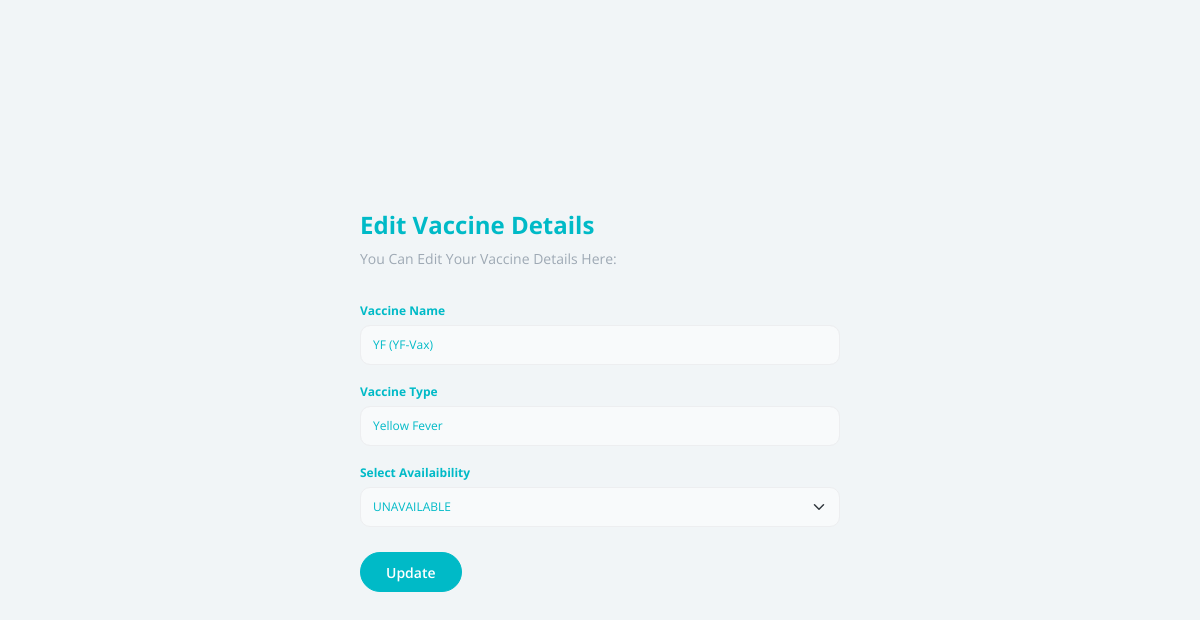
The app's page /admin/edit_vaccine.php?vid=14 (signed in) with its own data.
### tables this page shows
CREATE TABLE `list_of_vaccines` (
  `drug_id` int(11) NOT NULL,
  `drug_Name` varchar(100) NOT NULL,
  `drug_Type` varchar(100) NOT NULL,
  `drug_Availability` varchar(20) NOT NULL
);

### admin/edit_vaccine.php (the view, shortened to what this page needs)
<?php
include_once 'header.php';
?>
<head>
</head>
<body class="bg-light-green">
    <main class="container">
        <div class="row align-items-center justify-content-center vh-100">
            <div class="col-md-7 col-lg-6 px-lg-4 px-xl-8 d-flex flex-column vh-95 py-6">
                <h1 class="mb-2">
                    Edit Vaccine Details
                </h1>
                <p class="text-secondary">
                    You Can Edit Your Vaccine Details Here:
                </p>
                <?php
                $drug_id = $_GET['vid'];
                $sql = "SELECT * FROM `list_of_vaccines`
                WHERE drug_id = {$drug_id}";
                $fetch = mysqli_query($conn, $sql) or die("Query Failed");
                if (mysqli_num_rows($fetch)) {
                    while ($row = mysqli_fetch_assoc($fetch)) {
                ?>
                        <form action="<?php $_SERVER['PHP_SELF']; ?>" method="POST">
                            <div class="row">
                                <div class="col-lg-12">
                                    <div class="mb-4">
                                        <label class="form-label">
                                            Vaccine Name
                                        </label>
                                        <input type="text" name="vname" class="form-control" value="<?php echo $row['drug_Name'] ?>" placeholder="Hospital Name" required>
                                    </div>
                                </div>
                            </div>
                            <div class="row">
                                <div class="col-lg-12">
                                    <div class="mb-4">
                                        <label class="form-label">
                                            Vaccine Type
                                        </label>
                                        <input type="text" name="vtype" class="form-control" value="<?php echo $row['drug_Type'] ?>" placeholder="Hospital Email Address" required>
                                    </div>
                                </div>
                            </div>
                            <div class="row">
                                <div class="col-lg-12">
                                    <div class="mb-4">
                                        <label class="form-label">
                                            Select Availaibility
                                        </label>
                                        <select name="avail" class="form-select" aria-label="Default select example">
                                            <?php
                                            if ($row['drug_Availability'] == 'AVAILABLE') {
                                                echo "<option value='AVAILABLE' selected>AVAILABLE</option>
                                        <option value='UNAVAILABLE'>UNAVAILABLE</option>";
                                            } else {
                                                echo "<option value='AVAILABLE'>AVAILABLE</option>
                                        <option value='UNAVAILABLE' selected>UNAVAILABLE</option>";
                                            }
                                            ?>
                                        </select>
                                    </div>
                                </div>
                            </div>
                            <div class="col-12">
                                <button type="submit" name="update" class="btn btn-primary mt-3">
                                    Update
                                </button>
                        </form>
                <?php
                    }
                }
                ?>
            </div>
        </div>
    </main>
</body>

### records on screen
list_of_vaccines: vname "YF (YF-Vax)", vtype "Yellow Fever", avail "UNAVAILABLE"
